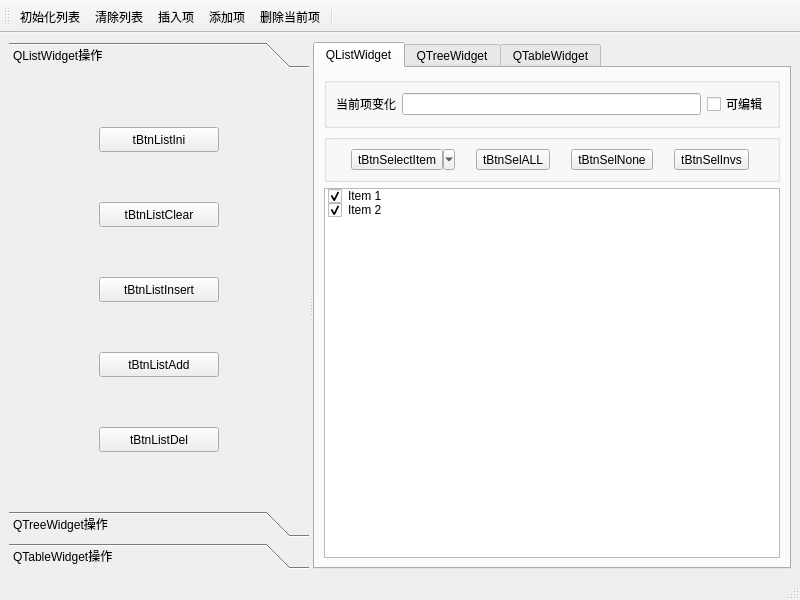
<?xml version="1.0" encoding="UTF-8"?>
<ui version="4.0">
 <class>MainWindow</class>
 <widget class="QMainWindow" name="MainWindow">
  <property name="geometry">
   <rect>
    <x>0</x>
    <y>0</y>
    <width>800</width>
    <height>600</height>
   </rect>
  </property>
  <property name="windowTitle">
   <string>MainWindow</string>
  </property>
  <widget class="QWidget" name="centralwidget">
   <layout class="QGridLayout" name="gridLayout_2">
    <item row="0" column="0">
     <widget class="QSplitter" name="splitter">
      <property name="midLineWidth">
       <number>3</number>
      </property>
      <property name="orientation">
       <enum>Qt::Horizontal</enum>
      </property>
      <widget class="QToolBox" name="toolBox">
       <property name="minimumSize">
        <size>
         <width>300</width>
         <height>0</height>
        </size>
       </property>
       <property name="maximumSize">
        <size>
         <width>300</width>
         <height>16777215</height>
        </size>
       </property>
       <property name="midLineWidth">
        <number>0</number>
       </property>
       <property name="currentIndex">
        <number>0</number>
       </property>
       <widget class="QWidget" name="page_ListWidget">
        <property name="geometry">
         <rect>
          <x>0</x>
          <y>0</y>
          <width>300</width>
          <height>427</height>
         </rect>
        </property>
        <property name="contextMenuPolicy">
         <enum>Qt::CustomContextMenu</enum>
        </property>
        <attribute name="label">
         <string>QListWidget操作</string>
        </attribute>
        <layout class="QGridLayout" name="gridLayout_3">
         <item row="0" column="0">
          <widget class="QToolButton" name="tBtnListIni">
           <property name="minimumSize">
            <size>
             <width>120</width>
             <height>25</height>
            </size>
           </property>
           <property name="text">
            <string>tBtnListIni</string>
           </property>
           <property name="toolButtonStyle">
            <enum>Qt::ToolButtonTextBesideIcon</enum>
           </property>
          </widget>
         </item>
         <item row="1" column="0">
          <widget class="QToolButton" name="tBtnListClear">
           <property name="minimumSize">
            <size>
             <width>120</width>
             <height>25</height>
            </size>
           </property>
           <property name="text">
            <string>tBtnListClear</string>
           </property>
           <property name="toolButtonStyle">
            <enum>Qt::ToolButtonTextBesideIcon</enum>
           </property>
          </widget>
         </item>
         <item row="2" column="0">
          <widget class="QToolButton" name="tBtnListInsert">
           <property name="minimumSize">
            <size>
             <width>120</width>
             <height>25</height>
            </size>
           </property>
           <property name="text">
            <string>tBtnListInsert</string>
           </property>
           <property name="toolButtonStyle">
            <enum>Qt::ToolButtonTextBesideIcon</enum>
           </property>
          </widget>
         </item>
         <item row="3" column="0">
          <widget class="QToolButton" name="tBtnListAdd">
           <property name="minimumSize">
            <size>
             <width>120</width>
             <height>25</height>
            </size>
           </property>
           <property name="text">
            <string>tBtnListAdd</string>
           </property>
           <property name="toolButtonStyle">
            <enum>Qt::ToolButtonTextBesideIcon</enum>
           </property>
          </widget>
         </item>
         <item row="4" column="0">
          <widget class="QToolButton" name="tBtnListDel">
           <property name="minimumSize">
            <size>
             <width>120</width>
             <height>25</height>
            </size>
           </property>
           <property name="text">
            <string>tBtnListDel</string>
           </property>
           <property name="toolButtonStyle">
            <enum>Qt::ToolButtonTextBesideIcon</enum>
           </property>
          </widget>
         </item>
        </layout>
       </widget>
       <widget class="QWidget" name="page_TreeWidget">
        <property name="geometry">
         <rect>
          <x>0</x>
          <y>0</y>
          <width>300</width>
          <height>427</height>
         </rect>
        </property>
        <attribute name="label">
         <string>QTreeWidget操作</string>
        </attribute>
       </widget>
       <widget class="QWidget" name="page_TableWidget">
        <property name="geometry">
         <rect>
          <x>0</x>
          <y>0</y>
          <width>300</width>
          <height>427</height>
         </rect>
        </property>
        <attribute name="label">
         <string>QTableWidget操作</string>
        </attribute>
       </widget>
      </widget>
      <widget class="QTabWidget" name="tabWidget">
       <property name="currentIndex">
        <number>0</number>
       </property>
       <widget class="QWidget" name="tab_ListWidget">
        <attribute name="title">
         <string>QListWidget</string>
        </attribute>
        <layout class="QVBoxLayout" name="verticalLayout">
         <item>
          <widget class="QGroupBox" name="groupBox">
           <property name="title">
            <string/>
           </property>
           <layout class="QGridLayout" name="gridLayout_4">
            <item row="0" column="0">
             <widget class="QLabel" name="label">
              <property name="text">
               <string>当前项变化</string>
              </property>
             </widget>
            </item>
            <item row="0" column="1">
             <widget class="QLineEdit" name="editCutItemText"/>
            </item>
            <item row="0" column="2">
             <widget class="QCheckBox" name="chkBoxListEditable">
              <property name="text">
               <string>可编辑</string>
              </property>
             </widget>
            </item>
           </layout>
          </widget>
         </item>
         <item>
          <widget class="QGroupBox" name="groupBox_2">
           <property name="title">
            <string/>
           </property>
           <layout class="QGridLayout" name="gridLayout">
            <item row="0" column="0">
             <widget class="QToolButton" name="tBtnSelectItem">
              <property name="text">
               <string>tBtnSelectItem</string>
              </property>
              <property name="popupMode">
               <enum>QToolButton::MenuButtonPopup</enum>
              </property>
              <property name="toolButtonStyle">
               <enum>Qt::ToolButtonTextBesideIcon</enum>
              </property>
             </widget>
            </item>
            <item row="0" column="1">
             <widget class="QToolButton" name="tBtnSelALL">
              <property name="text">
               <string>tBtnSelALL</string>
              </property>
              <property name="toolButtonStyle">
               <enum>Qt::ToolButtonTextBesideIcon</enum>
              </property>
             </widget>
            </item>
            <item row="0" column="2">
             <widget class="QToolButton" name="tBtnSelNone">
              <property name="text">
               <string>tBtnSelNone</string>
              </property>
              <property name="toolButtonStyle">
               <enum>Qt::ToolButtonTextBesideIcon</enum>
              </property>
             </widget>
            </item>
            <item row="0" column="3">
             <widget class="QToolButton" name="tBtnSelInvs">
              <property name="text">
               <string>tBtnSelInvs</string>
              </property>
              <property name="toolButtonStyle">
               <enum>Qt::ToolButtonTextBesideIcon</enum>
              </property>
             </widget>
            </item>
           </layout>
          </widget>
         </item>
         <item>
          <widget class="QListWidget" name="listWidget">
           <property name="contextMenuPolicy">
            <enum>Qt::CustomContextMenu</enum>
           </property>
           <item>
            <property name="text">
             <string>Item 1</string>
            </property>
            <property name="checkState">
             <enum>Checked</enum>
            </property>
            <property name="icon">
             <iconset resource="res.qrc">
              <normaloff>:/images/icons/check2.ico</normaloff>:/images/icons/check2.ico</iconset>
            </property>
           </item>
           <item>
            <property name="text">
             <string>Item 2</string>
            </property>
            <property name="checkState">
             <enum>Checked</enum>
            </property>
            <property name="icon">
             <iconset resource="res.qrc">
              <normaloff>:/images/icons/check2.ico</normaloff>:/images/icons/check2.ico</iconset>
            </property>
           </item>
          </widget>
         </item>
        </layout>
       </widget>
       <widget class="QWidget" name="tab_TreeWidget">
        <attribute name="title">
         <string>QTreeWidget</string>
        </attribute>
       </widget>
       <widget class="QWidget" name="tab_TableWidget">
        <attribute name="title">
         <string>QTableWidget</string>
        </attribute>
       </widget>
      </widget>
     </widget>
    </item>
   </layout>
  </widget>
  <widget class="QStatusBar" name="statusbar"/>
  <widget class="QToolBar" name="mainToolBar">
   <property name="windowTitle">
    <string>toolBar</string>
   </property>
   <property name="toolButtonStyle">
    <enum>Qt::ToolButtonTextUnderIcon</enum>
   </property>
   <attribute name="toolBarArea">
    <enum>TopToolBarArea</enum>
   </attribute>
   <attribute name="toolBarBreak">
    <bool>false</bool>
   </attribute>
   <addaction name="actListIni"/>
   <addaction name="actListClear"/>
   <addaction name="actListInsert"/>
   <addaction name="actListAppend"/>
   <addaction name="actListDelete"/>
   <addaction name="separator"/>
  </widget>
  <action name="actListIni">
   <property name="icon">
    <iconset resource="res.qrc">
     <normaloff>:/images/icons/128.bmp</normaloff>:/images/icons/128.bmp</iconset>
   </property>
   <property name="text">
    <string>初始化列表</string>
   </property>
   <property name="toolTip">
    <string>初始化列表</string>
   </property>
   <property name="shortcut">
    <string>Ctrl+I</string>
   </property>
  </action>
  <action name="actListClear">
   <property name="icon">
    <iconset resource="res.qrc">
     <normaloff>:/images/icons/delete1.bmp</normaloff>:/images/icons/delete1.bmp</iconset>
   </property>
   <property name="text">
    <string>清除列表</string>
   </property>
   <property name="toolTip">
    <string>清除列表</string>
   </property>
  </action>
  <action name="actListInsert">
   <property name="icon">
    <iconset resource="res.qrc">
     <normaloff>:/images/icons/424.bmp</normaloff>:/images/icons/424.bmp</iconset>
   </property>
   <property name="text">
    <string>插入项</string>
   </property>
   <property name="toolTip">
    <string>插入项</string>
   </property>
   <property name="shortcut">
    <string>Ctrl+S</string>
   </property>
  </action>
  <action name="actListAppend">
   <property name="icon">
    <iconset resource="res.qrc">
     <normaloff>:/images/icons/316.bmp</normaloff>:/images/icons/316.bmp</iconset>
   </property>
   <property name="text">
    <string>添加项</string>
   </property>
   <property name="toolTip">
    <string>添加项</string>
   </property>
   <property name="shortcut">
    <string>Ctrl+A</string>
   </property>
  </action>
  <action name="actListDelete">
   <property name="icon">
    <iconset resource="res.qrc">
     <normaloff>:/images/icons/324.bmp</normaloff>:/images/icons/324.bmp</iconset>
   </property>
   <property name="text">
    <string>删除当前项</string>
   </property>
   <property name="toolTip">
    <string>删除当前项</string>
   </property>
   <property name="shortcut">
    <string>Del</string>
   </property>
  </action>
  <action name="actSelALL">
   <property name="text">
    <string>全选</string>
   </property>
   <property name="toolTip">
    <string>全选</string>
   </property>
  </action>
  <action name="actSelNone">
   <property name="text">
    <string>全不选</string>
   </property>
   <property name="toolTip">
    <string>全不选</string>
   </property>
   <property name="menuRole">
    <enum>QAction::AboutRole</enum>
   </property>
  </action>
  <action name="actSelInvs">
   <property name="text">
    <string>反选</string>
   </property>
   <property name="toolTip">
    <string>反选</string>
   </property>
  </action>
  <action name="actQuit">
   <property name="icon">
    <iconset resource="res.qrc">
     <normaloff>:/images/icons/exit.bmp</normaloff>:/images/icons/exit.bmp</iconset>
   </property>
   <property name="text">
    <string>退出</string>
   </property>
   <property name="toolTip">
    <string>退出程序</string>
   </property>
  </action>
  <action name="actSelPopMenu">
   <property name="icon">
    <iconset resource="res.qrc">
     <normaloff>:/images/icons/124.bmp</normaloff>:/images/icons/124.bmp</iconset>
   </property>
   <property name="text">
    <string>项选择</string>
   </property>
   <property name="toolTip">
    <string>项选择</string>
   </property>
  </action>
 </widget>
 <resources>
  <include location="res.qrc"/>
 </resources>
 <connections>
  <connection>
   <sender>actQuit</sender>
   <signal>triggered()</signal>
   <receiver>MainWindow</receiver>
   <slot>close()</slot>
   <hints>
    <hint type="sourcelabel">
     <x>-1</x>
     <y>-1</y>
    </hint>
    <hint type="destinationlabel">
     <x>399</x>
     <y>299</y>
    </hint>
   </hints>
  </connection>
 </connections>
</ui>
